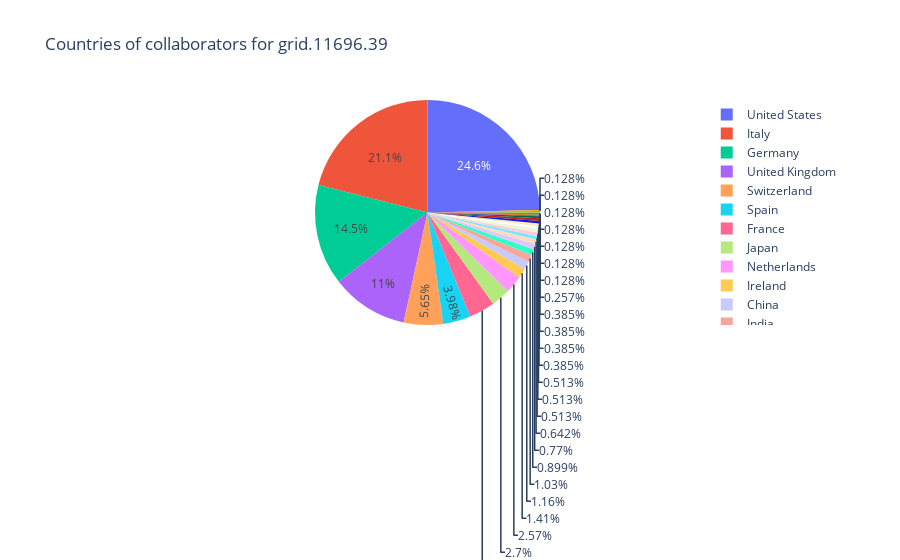

The notebook cell this image was saved under:
### Markdown cell above
### 3.4 Countries of Industry Collaborators

We can use the same dataset to segment the data by country.

### Code cell
px.pie(affiliations, names="aff_country", height=600, 
      title=f"Countries of collaborators for {GRIDID}")

### Figure 1 — Plotly figure (JSON) as saved in the notebook; plotly's stock layout.template omitted (floating-point values rounded to 4 significant figures; data arrays with more than 128 entries replaced by an {"elided": "..."} marker saying what was removed)
{"data": [{"domain": {"x": [0, 1], "y": [0, 1]}, "hovertemplate": "aff_country=%{label}<extra></extra>", "labels": {"elided": "779 str values"}, "legendgroup": "", "name": "", "showlegend": true, "type": "pie"}], "layout": {"autosize": true, "legend": {"tracegroupgap": 0}, "title": {"text": "Countries of collaborators for grid.11696.39"}}}
